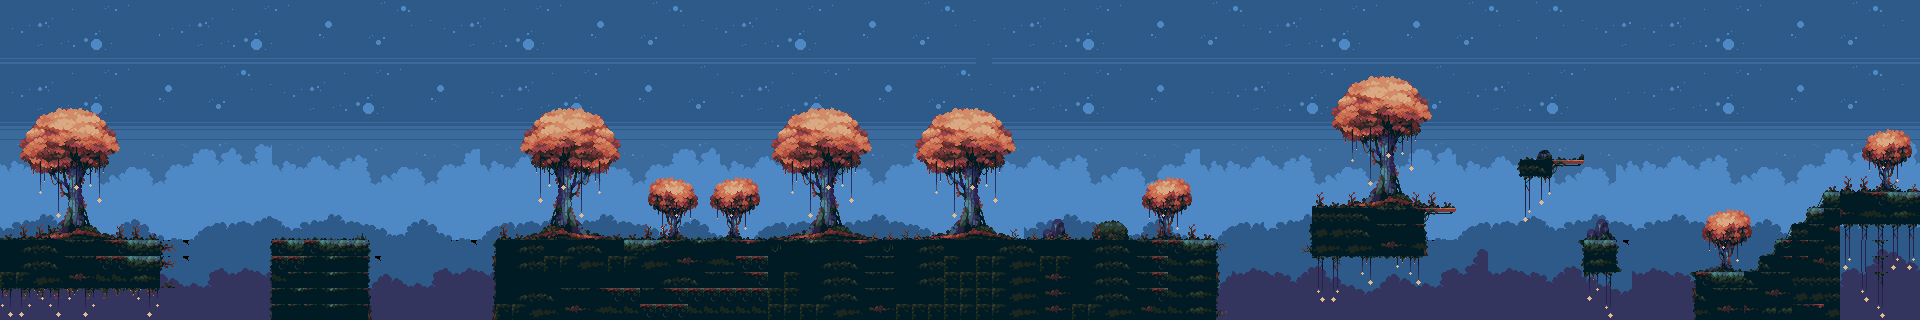

Tiled map render using the project's own tile images. Description and the map definition, with tile-layer contents summarised, below:
An orthogonal 120x20 tile map with 16x16 px tiles, 7 tile layers (Background0, Background1, Background2, Ground, ...), 4 tilesets and 58 objects (28x Coin, 6x Enemy, Start Point, End Point).

<map version="1.10" tiledversion="1.10.2" orientation="orthogonal" renderorder="right-down" width="120" height="20" tilewidth="16" tileheight="16" infinite="0" nextlayerid="14" nextobjectid="71">
 <tileset firstgid="1" source="background_0.tsx" />
 <tileset firstgid="199" source="background_1.tsx" />
 <tileset firstgid="397" source="background_2.tsx" />
 <tileset firstgid="595" source="tileset.tsx" />
 <layer id="1" name="Background0" width="120" height="20">
  <data>[2400 cells, 1800 non-empty, 192 distinct tile ids]</data>
 </layer>
 <layer id="2" name="Background1" width="120" height="20">
  <data>[2400 cells, 704 non-empty, 72 distinct tile ids]</data>
 </layer>
 <layer id="3" name="Background2" width="120" height="20">
  <data>[2400 cells, 600 non-empty, 72 distinct tile ids]</data>
 </layer>
 <layer id="4" name="Ground" width="120" height="20">
  <data>[2400 cells, 368 non-empty, 30 distinct tile ids]</data>
 </layer>
 <objectgroup id="5" name="Ground Line">
  <object id="2" x="2" y="239.333" width="160" height="50" />
  <object id="3" x="270.667" y="240" width="96.6667" height="77.3333" />
  <object id="8" x="1841.33" y="192.667" width="78" height="29.3333" />
  <object id="16" x="498" y="239" width="716" height="80" />
  <object id="37" x="1312.5" y="208.5" width="144" height="7.5" />
  <object id="38" x="1312.5" y="218" width="111.5" height="37.5" />
  <object id="39" x="1520.5" y="159.5" width="64.5" height="8.5" />
  <object id="40" x="1584.5" y="241" width="31" height="31" />
  <object id="41" x="1696.5" y="271" width="144" height="49.5" />
  <object id="42" x="1759.5" y="256" width="81.5" height="13.5" />
  <object id="43" x="1776.5" y="240" width="64" height="14.5" />
  <object id="44" x="1792" y="223" width="48" height="16.5" />
  <object id="45" x="1808" y="208" width="33" height="14.5" />
  <object id="47" x="1824" y="192.5" width="27" height="15.5" />
 </objectgroup>
 <objectgroup id="6" name="Margin" offsetx="-0.5" offsety="0.5">
  <object id="5" x="259" y="228.667" />
  <object id="6" x="376.5" y="226.667" />
  <object id="18" x="1220" y="226" />
  <object id="48" x="1460.5" y="197.5" />
  <object id="49" x="1298" y="198.5" />
 </objectgroup>
 <layer id="7" name="Foreground" width="120" height="20">
  <data>[2400 cells, 451 non-empty, 99 distinct tile ids]</data>
 </layer>
 <objectgroup id="8" name="Start Point">
  <object id="7" name="Start Point" x="74" y="226.667" />
 </objectgroup>
 <objectgroup id="9" name="End Point">
  <object id="9" name="End Point" x="1880.67" y="179.333" />
 </objectgroup>
 <objectgroup id="10" name="Enemy">
  <object id="10" name="Enemy" x="320.667" y="226.667" />
  <object id="19" name="Enemy" x="1081" y="227" />
  <object id="20" name="Enemy" x="987" y="226" />
  <object id="21" name="Enemy" x="834" y="225" />
  <object id="22" name="Enemy" x="704" y="226" />
  <object id="50" name="Enemy" x="1427.5" y="196" />
 </objectgroup>
 <objectgroup id="11" name="Coin">
  <object id="12" name="Coin" x="132.667" y="197.333" />
  <object id="13" name="Coin" x="286.667" y="194" />
  <object id="14" name="Coin" x="356" y="192" />
  <object id="23" name="Coin" x="509.5" y="225" />
  <object id="24" name="Coin" x="566" y="164.5" />
  <object id="25" name="Coin" x="672.5" y="196.5" />
  <object id="26" name="Coin" x="733.5" y="197" />
  <object id="27" name="Coin" x="827.5" y="161.5" />
  <object id="28" name="Coin" x="985" y="156.5" />
  <object id="29" x="1168" y="196" />
  <object id="30" name="Coin" x="622.5" y="225" />
  <object id="31" name="Coin" x="768.5" y="225" />
  <object id="32" name="Coin" x="903" y="227.5" />
  <object id="33" name="Coin" x="1032.5" y="227.5" />
  <object id="34" name="Coin" x="1125.5" y="217" />
  <object id="35" name="Coin" x="1168.5" y="196.5" />
  <object id="51" name="Coin" x="1258" y="187" />
  <object id="53" name="Coin" x="1375" y="192" />
  <object id="55" name="Coin" x="1303.5" y="161.5" />
  <object id="56" name="Coin" x="1339" y="189.5" />
  <object id="57" name="Coin" x="1553.5" y="144" />
  <object id="58" name="Coin" x="1600" y="221.5" />
  <object id="60" name="Coin" x="1600" y="188" />
  <object id="61" name="Coin" x="1599.5" y="170.5" />
  <object id="63" x="1724.5" y="254.5" />
  <object id="64" name="Coin" x="1763" y="244.5" />
  <object id="65" name="Coin" x="1781" y="227" />
  <object id="66" name="Coin" x="1796" y="208.5" />
  <object id="67" name="Coin" x="1810" y="196" />
  <object id="68" x="1840.5" y="177" />
  <object id="69" name="Coin" x="1724.5" y="256.5" />
 </objectgroup>
 <layer id="12" name="BushesAndLeaves" width="120" height="20">
  <data>[2400 cells, 128 non-empty, 14 distinct tile ids]</data>
 </layer>
 <layer id="13" name="Lampstring" width="120" height="20">
  <data>[2400 cells, 56 non-empty, 7 distinct tile ids]</data>
 </layer>
</map>
